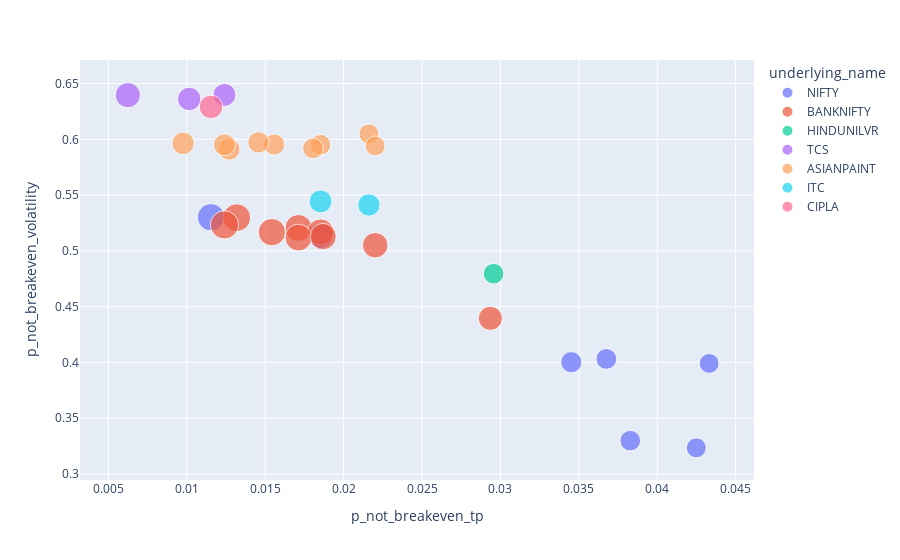

Notebook cell for this chart:
### Code cell
fig = px.scatter(all_pairs[kelly_capital_filter], 
                 x='p_not_breakeven_tp', y='p_not_breakeven_volatility', 
                 size='cost', color='underlying_name', 
                 hover_data=['expiry', 'underlying_value', 'kelly_fraction',
                             'ce_strike_price', 'pe_strike_price', 'spread_percent',
                             'ce_premium', 'pe_premium', 
                             'target', 'cost'])

fig.show()

### Figure 1 — Plotly figure (JSON) as saved in the notebook; plotly's stock layout.template omitted (floating-point values rounded to 4 significant figures)
{"data": [{"customdata": [["2022-01-20T00:00:00", 17760.0, 0.2874, 17800, 17750, 0.02757, 198.9, 199.1, 439.6, 19980.0], ["2022-01-20T00:00:00", 17760.0, 0.2517, 17850, 17750, 0.02879, 173.1, 199.1, 411.2, 18690], ["2022-01-27T00:00:00", 17760.0, 0.2293, 17850, 17550, 0.04206, 233.1, 171.6, 446.9, 20315], ["2022-01-27T00:00:00", 17760.0, 0.2547, 17850, 17600, 0.0402, 233.1, 187, 463.9, 21085], ["2022-01-27T00:00:00", 17760.0, 0.1678, 17950, 17600, 0.04268, 182.2, 187, 407.8, 18540.0], ["2022-02-03T00:00:00", 17760.0, 0.3544, 17800, 17700, 0.04889, 380, 316.8, 768.2, 34920.0], ["2022-02-03T00:00:00", 17760.0, 0.3012, 18000, 17700, 0.0534, 270.9, 316.8, 648.2, 29460.0]], "hovertemplate": "underlying_name=NIFTY<br>p_not_breakeven_tp=%{x}<br>p_not_breakeven_volatility=%{y}<br>cost=%{customdata[9]}<br>expiry=%{customdata[0]}<br>underlying_value=%{customdata[1]}<br>kelly_fraction=%{customdata[2]}<br>ce_strike_price=%{customdata[3]}<br>pe_strike_price=%{customdata[4]}<br>spread_percent=%{customdata[5]}<br>ce_premium=%{customdata[6]}<br>pe_premium=%{customdata[7]}<br>target=%{customdata[8]}<extra></extra>", "legendgroup": "NIFTY", "marker": {"color": "#636efa", "size": [19980.0, 18690, 20315, 21085, 18540.0, 34920.0, 29460.0], "sizemode": "area", "sizeref": 93.45, "symbol": "circle"}, "mode": "markers", "name": "NIFTY", "orientation": "v", "showlegend": true, "type": "scatter", "x": [0.03828, 0.04249, 0.03675, 0.03451, 0.04331, 0.01154, 0.01853], "xaxis": "x", "y": [0.3298, 0.3234, 0.4032, 0.4002, 0.3991, 0.5302, 0.5136], "yaxis": "y"}, {"customdata": [["2022-01-20T00:00:00", 37590.0, 0.2669, 37600, 37200, 0.04249, 645, 440.4, 1197.0, 27210.0], ["2022-01-27T00:00:00", 37590.0, 0.3383, 37600, 37400, 0.04791, 815.1, 637.2, 1601.0, 36390.0], ["2022-01-27T00:00:00", 37590.0, 0.3082, 37800, 37400, 0.05042, 719.0, 637.2, 1495.0, 33980.0], ["2022-01-27T00:00:00", 37590.0, 0.2979, 37900, 37400, 0.05159, 668.0, 637.2, 1439.0, 32710.0], ["2022-01-27T00:00:00", 37590.0, 0.3527, 37600, 37500, 0.04641, 815.1, 676.9, 1645.0, 37380.0], ["2022-01-27T00:00:00", 37590.0, 0.3289, 37800, 37500, 0.04892, 719.0, 676.9, 1539.0, 34975], ["2022-01-27T00:00:00", 37590.0, 0.3168, 37900, 37500, 0.05009, 668.0, 676.9, 1483.0, 33700.0], ["2022-01-27T00:00:00", 37590.0, 0.3002, 38000, 37500, 0.05135, 620.2, 676.9, 1430.0, 32510.0], ["2022-01-27T00:00:00", 37590.0, 0.2748, 38200, 37500, 0.05427, 538.2, 676.9, 1340.0, 30460.0]], "hovertemplate": "underlying_name=BANKNIFTY<br>p_not_breakeven_tp=%{x}<br>p_not_breakeven_volatility=%{y}<br>cost=%{customdata[9]}<br>expiry=%{customdata[0]}<br>underlying_value=%{customdata[1]}<br>kelly_fraction=%{customdata[2]}<br>ce_strike_price=%{customdata[3]}<br>pe_strike_price=%{customdata[4]}<br>spread_percent=%{customdata[5]}<br>ce_premium=%{customdata[6]}<br>pe_premium=%{customdata[7]}<br>target=%{customdata[8]}<extra></extra>", "legendgroup": "BANKNIFTY", "marker": {"color": "#EF553B", "size": [27210.0, 36390.0, 33980.0, 32710.0, 37380.0, 34975, 33700.0, 32510.0, 30460.0], "sizemode": "area", "sizeref": 93.45, "symbol": "circle"}, "mode": "markers", "name": "BANKNIFTY", "orientation": "v", "showlegend": true, "type": "scatter", "x": [0.02935, 0.01318, 0.01712, 0.01853, 0.0124, 0.01542, 0.01712, 0.01869, 0.02201], "xaxis": "x", "y": [0.4395, 0.5298, 0.5206, 0.5168, 0.5233, 0.5168, 0.512, 0.5128, 0.5051], "yaxis": "y"}, {"customdata": [["2022-01-27T00:00:00", 2417.0, 0.2248, 2420, 2360, 0.05505, 46, 20.15, 73.06, 19925]], "hovertemplate": "underlying_name=HINDUNILVR<br>p_not_breakeven_tp=%{x}<br>p_not_breakeven_volatility=%{y}<br>cost=%{customdata[9]}<br>expiry=%{customdata[0]}<br>underlying_value=%{customdata[1]}<br>kelly_fraction=%{customdata[2]}<br>ce_strike_price=%{customdata[3]}<br>pe_strike_price=%{customdata[4]}<br>spread_percent=%{customdata[5]}<br>ce_premium=%{customdata[6]}<br>pe_premium=%{customdata[7]}<br>target=%{customdata[8]}<extra></extra>", "legendgroup": "HINDUNILVR", "marker": {"color": "#00cc96", "size": [19925], "sizemode": "area", "sizeref": 93.45, "symbol": "circle"}, "mode": "markers", "name": "HINDUNILVR", "orientation": "v", "showlegend": true, "type": "scatter", "x": [0.02956], "xaxis": "x", "y": [0.4796], "yaxis": "y"}, {"customdata": [["2022-01-27T00:00:00", 3830, 0.2979, 3840, 3820, 0.06243, 104, 94.65, 219.1, 29880.0], ["2022-01-27T00:00:00", 3830, 0.2622, 3900, 3820, 0.07022, 76.6, 94.65, 189.0, 25770.0], ["2022-01-27T00:00:00", 3830, 0.2361, 3920, 3820, 0.07362, 70.25, 94.65, 182.0, 24815]], "hovertemplate": "underlying_name=TCS<br>p_not_breakeven_tp=%{x}<br>p_not_breakeven_volatility=%{y}<br>cost=%{customdata[9]}<br>expiry=%{customdata[0]}<br>underlying_value=%{customdata[1]}<br>kelly_fraction=%{customdata[2]}<br>ce_strike_price=%{customdata[3]}<br>pe_strike_price=%{customdata[4]}<br>spread_percent=%{customdata[5]}<br>ce_premium=%{customdata[6]}<br>pe_premium=%{customdata[7]}<br>target=%{customdata[8]}<extra></extra>", "legendgroup": "TCS", "marker": {"color": "#ab63fa", "size": [29880.0, 25770.0, 24815], "sizemode": "area", "sizeref": 93.45, "symbol": "circle"}, "mode": "markers", "name": "TCS", "orientation": "v", "showlegend": true, "type": "scatter", "x": [0.00624, 0.01016, 0.0124], "xaxis": "x", "y": [0.6397, 0.6363, 0.6399], "yaxis": "y"}, {"customdata": [["2022-01-27T00:00:00", 3566, 0.179, 3600, 3480, 0.07244, 74.35, 50.85, 138.3, 18860], ["2022-01-27T00:00:00", 3566, 0.2819, 3600, 3540, 0.06249, 74.35, 73.15, 162.8, 22205], ["2022-01-27T00:00:00", 3566, 0.2489, 3620, 3540, 0.06546, 65.8, 73.15, 153.4, 20920.0], ["2022-01-27T00:00:00", 3566, 0.2195, 3640, 3540, 0.06879, 58.4, 73.15, 145.3, 19810.0], ["2022-01-27T00:00:00", 3566, 0.1857, 3660, 3540, 0.07188, 50.25, 73.15, 136.3, 18590], ["2022-01-27T00:00:00", 3566, 0.3059, 3600, 3560, 0.06007, 74.35, 83.5, 174.2, 23760.0], ["2022-01-27T00:00:00", 3566, 0.2808, 3620, 3560, 0.06304, 65.8, 83.5, 164.8, 22475], ["2022-01-27T00:00:00", 3566, 0.2569, 3640, 3560, 0.06637, 58.4, 83.5, 156.7, 21365], ["2022-01-27T00:00:00", 3566, 0.2277, 3660, 3560, 0.06946, 50.25, 83.5, 147.7, 20140.0]], "hovertemplate": "underlying_name=ASIANPAINT<br>p_not_breakeven_tp=%{x}<br>p_not_breakeven_volatility=%{y}<br>cost=%{customdata[9]}<br>expiry=%{customdata[0]}<br>underlying_value=%{customdata[1]}<br>kelly_fraction=%{customdata[2]}<br>ce_strike_price=%{customdata[3]}<br>pe_strike_price=%{customdata[4]}<br>spread_percent=%{customdata[5]}<br>ce_premium=%{customdata[6]}<br>pe_premium=%{customdata[7]}<br>target=%{customdata[8]}<extra></extra>", "legendgroup": "ASIANPAINT", "marker": {"color": "#FFA15A", "size": [18860, 22205, 20920.0, 19810.0, 18590, 23760.0, 22475, 21365, 20140.0], "sizemode": "area", "sizeref": 93.45, "symbol": "circle"}, "mode": "markers", "name": "ASIANPAINT", "orientation": "v", "showlegend": true, "type": "scatter", "x": [0.02161, 0.0127, 0.01557, 0.01853, 0.02201, 0.009763, 0.0124, 0.01457, 0.01804], "xaxis": "x", "y": [0.6049, 0.5911, 0.5954, 0.5952, 0.5942, 0.5964, 0.5952, 0.5973, 0.5919], "yaxis": "y"}, {"customdata": [["2022-01-27T00:00:00", 218.3, 0.2703, 221, 217, 0.05725, 4.1, 3.6, 8.498, 24720], ["2022-01-27T00:00:00", 218.3, 0.2427, 222, 217, 0.05981, 3.7, 3.6, 8.058, 23440]], "hovertemplate": "underlying_name=ITC<br>p_not_breakeven_tp=%{x}<br>p_not_breakeven_volatility=%{y}<br>cost=%{customdata[9]}<br>expiry=%{customdata[0]}<br>underlying_value=%{customdata[1]}<br>kelly_fraction=%{customdata[2]}<br>ce_strike_price=%{customdata[3]}<br>pe_strike_price=%{customdata[4]}<br>spread_percent=%{customdata[5]}<br>ce_premium=%{customdata[6]}<br>pe_premium=%{customdata[7]}<br>target=%{customdata[8]}<extra></extra>", "legendgroup": "ITC", "marker": {"color": "#19d3f3", "size": [24720, 23440], "sizemode": "area", "sizeref": 93.45, "symbol": "circle"}, "mode": "markers", "name": "ITC", "orientation": "v", "showlegend": true, "type": "scatter", "x": [0.01853, 0.02161], "xaxis": "x", "y": [0.5444, 0.5412], "yaxis": "y"}, {"customdata": [["2022-01-27T00:00:00", 918, 0.2555, 930, 910, 0.06944, 21.15, 18.5, 43.75, 25850.0]], "hovertemplate": "underlying_name=CIPLA<br>p_not_breakeven_tp=%{x}<br>p_not_breakeven_volatility=%{y}<br>cost=%{customdata[9]}<br>expiry=%{customdata[0]}<br>underlying_value=%{customdata[1]}<br>kelly_fraction=%{customdata[2]}<br>ce_strike_price=%{customdata[3]}<br>pe_strike_price=%{customdata[4]}<br>spread_percent=%{customdata[5]}<br>ce_premium=%{customdata[6]}<br>pe_premium=%{customdata[7]}<br>target=%{customdata[8]}<extra></extra>", "legendgroup": "CIPLA", "marker": {"color": "#FF6692", "size": [25850.0], "sizemode": "area", "sizeref": 93.45, "symbol": "circle"}, "mode": "markers", "name": "CIPLA", "orientation": "v", "showlegend": true, "type": "scatter", "x": [0.01154], "xaxis": "x", "y": [0.6291], "yaxis": "y"}], "layout": {"autosize": true, "legend": {"itemsizing": "constant", "title": {"text": "underlying_name"}, "tracegroupgap": 0}, "margin": {"t": 60}, "xaxis": {"anchor": "y", "autorange": true, "domain": [0, 1], "range": [0.003647, 0.0458], "title": {"text": "p_not_breakeven_tp"}, "type": "linear"}, "yaxis": {"anchor": "x", "autorange": true, "domain": [0, 1], "range": [0.2828, 0.6857], "title": {"text": "p_not_breakeven_volatility"}, "type": "linear"}}}
